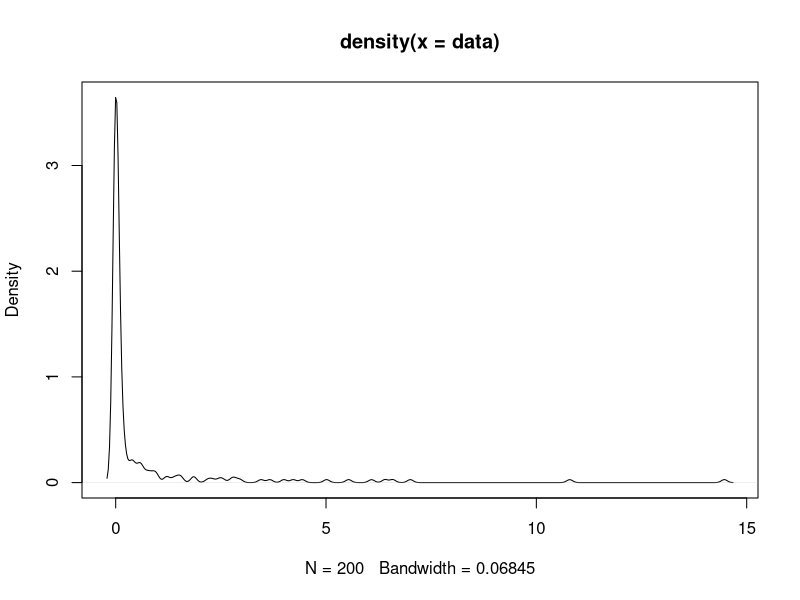
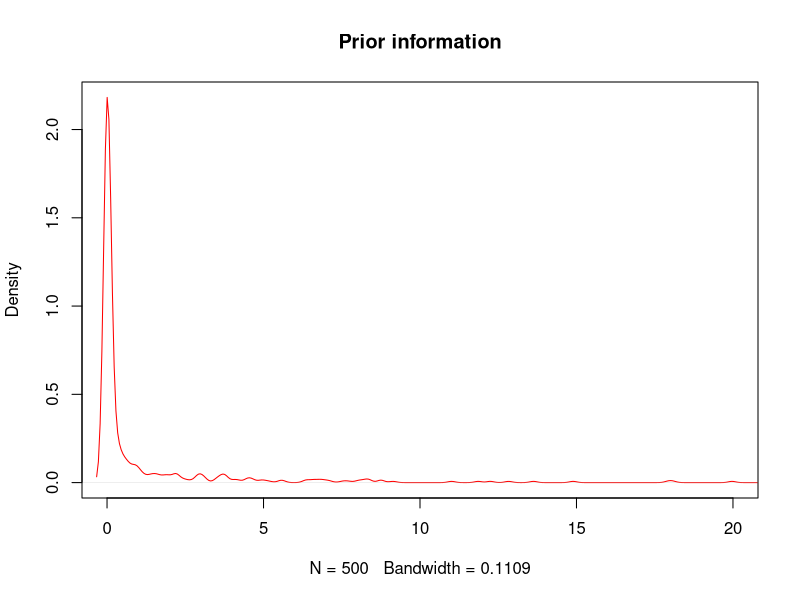
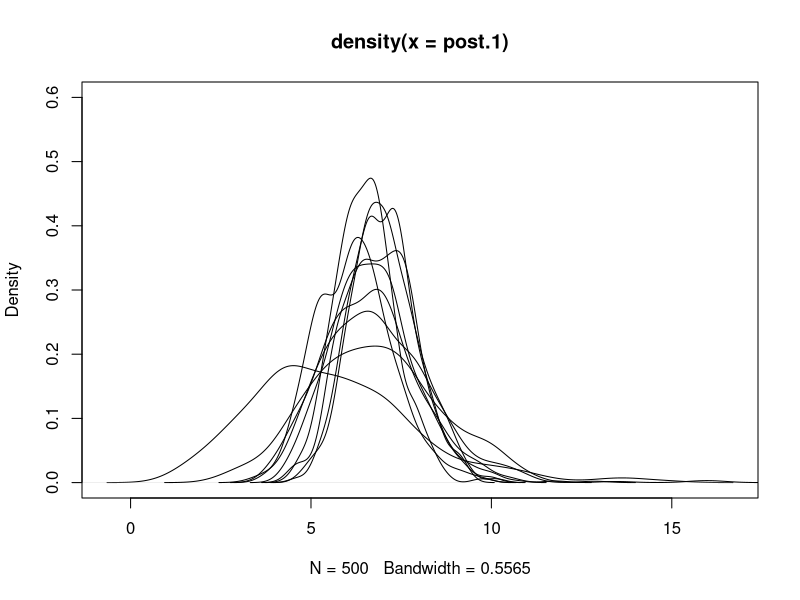
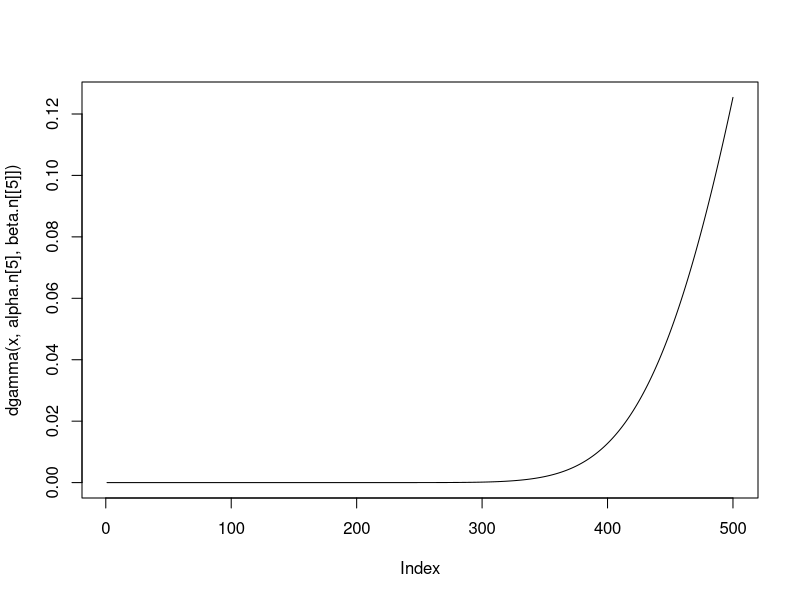
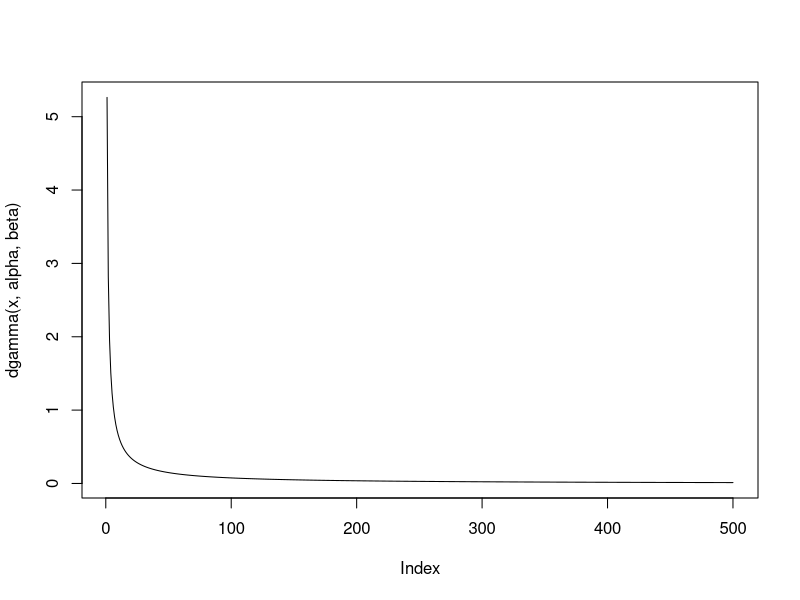

Source code (R) for these figures, in order:
# Bayesian 



# note when choosing beta, use of rate/scale depends on expec
# larger RATE is, lower variability (low variance)
# see how gamma density looks like
alpha <- 0.1
beta <- 0.1
data <- rgamma(200, alpha, beta)

d <- density(data)
plot(d)
mean(data) # verify
var(data)

# after data
poi <- c(6, 8, 7, 6, 7, 4, 11, 8, 6, 3)

# try to do it automatically
prior <- rgamma(500, alpha, beta)
plot(density(prior), xlim = c(0, 20), col = 'red', 
     main = 'Prior information')

# be careful when calculating alpha
fun.cum <- function(vec){    ## must exist a simple function
  vec.new <- rep(0, length(vec))
  vec.new[1] <- vec[1]
  for (i in 2:length(vec.new)){
    vec.new[i] <- sum(vec[1:i])
  }
  print (vec.new)
}

cumsum(poi)     # fuck you


alpha.n <- alpha + fun.cum(poi)
beta.n <- beta + c(1:10)
post.1 <- rgamma(500, alpha.n[1], beta.n[1])
plot(density(post.1), ylim = c(0, 0.6))

for (i in 2:length(poi)){
  cat ('Press to display next:')
  line <- readline()   # this can be useful!
  
  post <- rgamma(500, alpha.n[i], beta.n[i])
  density(post)
  lines(density(post))
  
}

# posterior mean
mean(post.1)
mean(post)


# another approach, could be simpler
# it's more smooth

x <- seq(0.01, 5, 0.01)
length(x)

# basically dgamma is density of gamma on each point of x
plot(dgamma(x, alpha.n[5], beta.n[[5]]), type = 'l')
plot(dgamma(x, alpha, beta), type = 'l')




